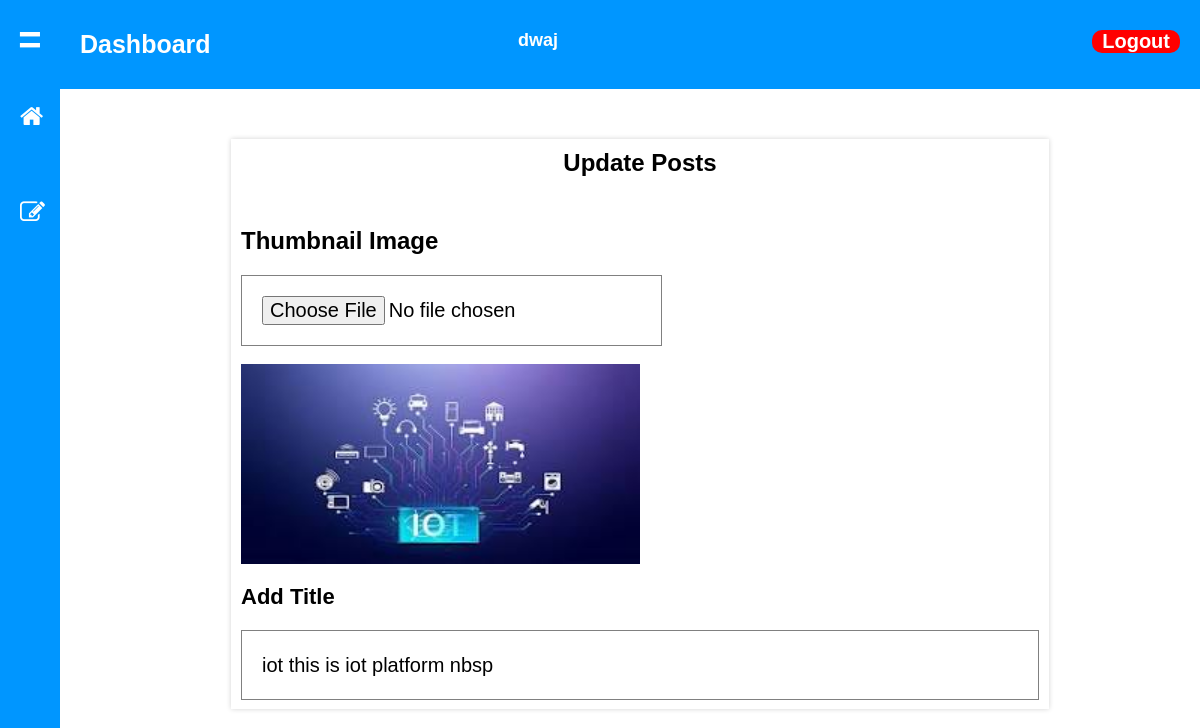
The page /admin/edit.php?eid=20 (signed in) on the database its author committed.
### tables this page shows
CREATE TABLE `blog_post` (
  `id` int(11) NOT NULL,
  `title` varchar(200) NOT NULL,
  `link` varchar(200) NOT NULL,
  `descrp` longtext NOT NULL,
  `thumbnail` varchar(200) NOT NULL,
  `date` varchar(50) NOT NULL
);

### admin/edit.php (the view, shortened to what this page needs)
<!DOCTYPE HTML>
<html lang="en-US">
<head>
	<link rel="stylesheet" href="https://cdnjs.cloudflare.com/ajax/libs/font-awesome/4.7.0/css/font-awesome.min.css"/>
</head>
<body>
   <div class="container">
   <section class="section">
   <nav><?php require 'rightnav.php'; ?></nav>
   <div class="main_part">
   <div class="header"><?php require 'header.php'; ?></div>
   <div class="content">
   <div class="user_count_containner">
   <?php
   require 'connect.php';
   if(isset($_GET['eid'])) {
	   $edit_id = $_GET['eid'];
   $select_posts = "SELECT * from blog_post where id= '$edit_id'";
   $fetch_run = mysqli_query($mycon,$select_posts);
			while($fetch_rows = mysqli_fetch_assoc($fetch_run)) {
	            $baner = $fetch_rows['thumbnail'];
				$title = $fetch_rows['title'];
				$title = preg_replace('/[^a-zA-Z0-9]+/',' ',strToLower($title));
			}
   }
   ?>
   <center><h1>Update Posts</h1></center>
   <div> <h2>Thumbnail Image</h2>
   <input type="file" id="thumbnail"/><br><br>
   <div class="preview_img"><img src="images/<?php echo $baner; ?>" alt="" /></div>
   </div>
   <div class="title_text_div"> <h3>Add Title</h3>
   <div id="title" contenteditable="true" ><?php echo $title ?></div>
   </div>
   </div>
   </div>
   </div>
   </section>
</body>
</html>

### admin/header.php (shortened to what this page needs)
<!DOCTYPE HTML>
<html lang="en-US">
<head>
</head>
<body>
   <div class="container">
   <div class="header">
     <?php   require 'connect.php';
	       if(isset($_SESSION['admin_id'])) {
			   $admin_id = $_SESSION['admin_id'];
			 $select = "select * from admin where id='$admin_id'";
			 $run = mysqli_query($mycon,$select);
		     $row = mysqli_fetch_array($run);
			 $name = $row['name'];
		   }else {
			   echo '<script type="text/javascript">window.location.href="login.php";</script>';
		   }
	 ?>
    <div class="title">Dashboard</div>
	<div class="name"><?php echo $name; ?></div>
   <div class="logout"><a href="logout.php">Logout</a></div>
   </div>
   </div>
</body>
</html>

### admin/edit.php (style rules this page uses)
* { margin:0; }
body { background:white; }
.section { display:flex; }
.main_part { width:100%; padding:0px; }
.content { width:70%; margin:auto; }
.user_count_containner h3 { margin:20px 0px; font-size:22px; }
.user_count_containner h2 { margin-top:50px; margin-bottom:20px; }
.user_count_containner { padding:10px; width:100%; margin-top:50px; height:550px; overflow-y:scroll; font-family:arial; box-shadow:0px 0px 5px 0px lightgrey; }
#title,#add_link,#add_desc,#thumbnail { padding:20px; background:white; border:1px solid grey; font-size:20px; line-height:28px; }
.preview_img { width:50%; height:200px; }
.preview_img img { width:100%; height:100%; }

### admin/rightnav.php (style rules this page uses)
* { margin:0; }

### admin/header.php (style rules this page uses)
* { margin:0; }
.header { padding:15px 10px; background:rgb(0,150,300); font-family:arial; position:relative; }
.title { font-size:25px; color:white; font-weight:bold; display:inline-block; }
.name { font-size:18px; color:white; font-weight:bold; display:inline-block; position:absolute; left:40%; }
.logout { font-size:20px; font-weight:bold; background:red; padding:0; border-radius:10px; display:block; float:right; }
.logout a { text-decoration:none; color:white; padding:10px; }

### rows shown on the page
blog_post: thumbnail (picture), title "iot this is iot platform nbsp"

### other values the page prints
$name "dwaj"
